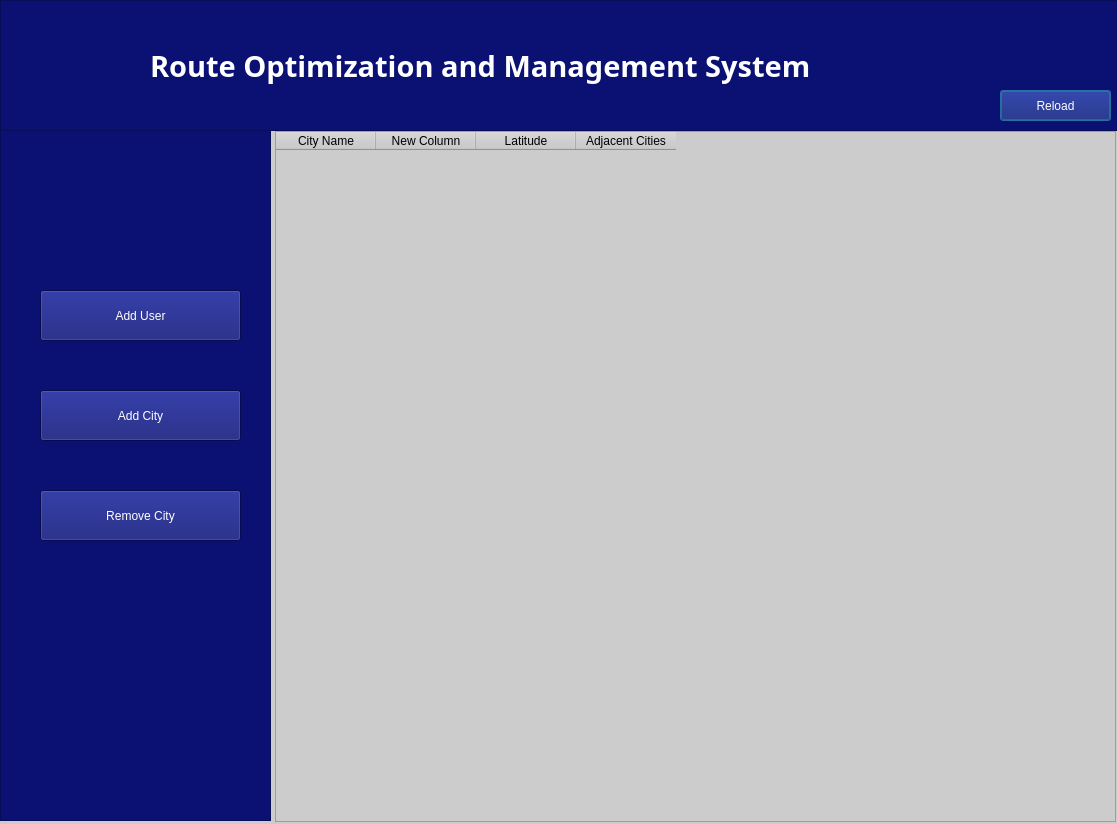
<?xml version="1.0" encoding="UTF-8"?>
<ui version="4.0">
 <class>Dialog</class>
 <widget class="QDialog" name="Dialog">
  <property name="geometry">
   <rect>
    <x>0</x>
    <y>0</y>
    <width>1117</width>
    <height>824</height>
   </rect>
  </property>
  <property name="windowTitle">
   <string>Dialog</string>
  </property>
  <property name="styleSheet">
   <string notr="true">background-color: #cccccc;
</string>
  </property>
  <widget class="QFrame" name="frame">
   <property name="geometry">
    <rect>
     <x>0</x>
     <y>0</y>
     <width>1121</width>
     <height>131</height>
    </rect>
   </property>
   <property name="styleSheet">
    <string notr="true">background-color: #0A1172;
</string>
   </property>
   <property name="frameShape">
    <enum>QFrame::StyledPanel</enum>
   </property>
   <property name="frameShadow">
    <enum>QFrame::Raised</enum>
   </property>
   <widget class="QLabel" name="label_5">
    <property name="geometry">
     <rect>
      <x>150</x>
      <y>40</y>
      <width>841</width>
      <height>51</height>
     </rect>
    </property>
    <property name="font">
     <font>
      <family>Sitka Text</family>
      <pointsize>22</pointsize>
      <weight>75</weight>
      <bold>true</bold>
     </font>
    </property>
    <property name="styleSheet">
     <string notr="true">color: white;</string>
    </property>
    <property name="text">
     <string>Route Optimization and Management System</string>
    </property>
   </widget>
   <widget class="QPushButton" name="Reload">
    <property name="geometry">
     <rect>
      <x>1000</x>
      <y>90</y>
      <width>111</width>
      <height>31</height>
     </rect>
    </property>
    <property name="styleSheet">
     <string notr="true">padding: 5px;
background-color: #0A1172;
color: white;</string>
    </property>
    <property name="text">
     <string>Reload</string>
    </property>
    <property name="icon">
     <iconset>
      <normaloff>reloadIcon-removebg-preview.png</normaloff>reloadIcon-removebg-preview.png</iconset>
    </property>
   </widget>
  </widget>
  <widget class="QFrame" name="frame_2">
   <property name="geometry">
    <rect>
     <x>0</x>
     <y>130</y>
     <width>271</width>
     <height>691</height>
    </rect>
   </property>
   <property name="styleSheet">
    <string notr="true">background-color: #0A1172;
</string>
   </property>
   <property name="frameShape">
    <enum>QFrame::StyledPanel</enum>
   </property>
   <property name="frameShadow">
    <enum>QFrame::Raised</enum>
   </property>
   <widget class="QPushButton" name="addcitybtn">
    <property name="geometry">
     <rect>
      <x>40</x>
      <y>260</y>
      <width>201</width>
      <height>51</height>
     </rect>
    </property>
    <property name="styleSheet">
     <string notr="true">padding: 5px;
background-color: #0A1172;
color: white;</string>
    </property>
    <property name="text">
     <string>Add City</string>
    </property>
   </widget>
   <widget class="QPushButton" name="removecitybtn">
    <property name="geometry">
     <rect>
      <x>40</x>
      <y>360</y>
      <width>201</width>
      <height>51</height>
     </rect>
    </property>
    <property name="styleSheet">
     <string notr="true">padding: 5px;
background-color: #0A1172;
color: white;</string>
    </property>
    <property name="text">
     <string>Remove City</string>
    </property>
   </widget>
   <widget class="QPushButton" name="add_userbtn">
    <property name="geometry">
     <rect>
      <x>40</x>
      <y>160</y>
      <width>201</width>
      <height>51</height>
     </rect>
    </property>
    <property name="styleSheet">
     <string notr="true">padding: 5px;
background-color: #0A1172;
color: white;</string>
    </property>
    <property name="text">
     <string>Add User</string>
    </property>
   </widget>
  </widget>
  <widget class="QTableWidget" name="tableWidget">
   <property name="geometry">
    <rect>
     <x>275</x>
     <y>131</y>
     <width>841</width>
     <height>691</height>
    </rect>
   </property>
   <column>
    <property name="text">
     <string>City Name</string>
    </property>
   </column>
   <column>
    <property name="text">
     <string>New Column</string>
    </property>
   </column>
   <column>
    <property name="text">
     <string>Latitude</string>
    </property>
   </column>
   <column>
    <property name="text">
     <string>Adjacent Cities</string>
    </property>
   </column>
  </widget>
 </widget>
 <resources/>
 <connections/>
</ui>
